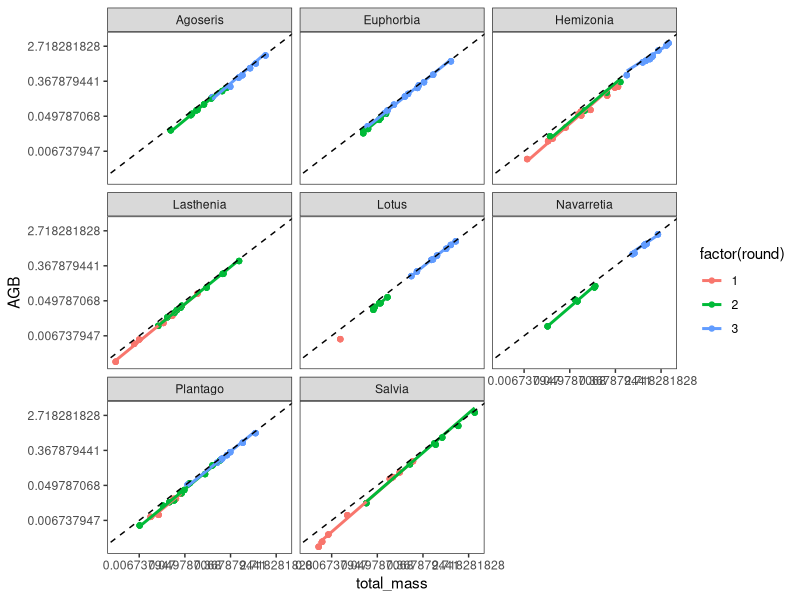

The R script that drew this image: (Note: this script raises an error after producing the figure.)
setwd('~/Dropbox/2017-traits/Allocation_Data/')

rm(list = ls())

library(dplyr)
library(tidyr)
library(ggplot2)

my_cols <- c('#a6cee3','#1f78b4','#b2df8a','#33a02c')
  
ids <- read.csv('allocation_early_id_2017-02-24.csv')

r1 <- read.csv('allocation_early_2017-03-01.csv')
r2 <- read.csv('allocation_mid.csv')
r3 <- read.csv('allocation_late.csv')
r3_id <- read.csv('allocation_late_size.csv')

r1 <- r1 %>% left_join(ids, by = c('round', 'plant_id') )
r3 <- left_join(r3, r3_id, by = c('round', 'species', 'plant_id'))

df <- bind_rows(r1, r2, r3)

df$sample_date <- factor(df$round, labels = c('early', 'mid', 'late'))

df$species <- factor( df$species, labels = c('Agoseris', 'Euphorbia', 'Hemizonia', 'Lasthenia', 'Lotus', 'Navarretia', 'Plantago' , 'Salvia'))

df <- 
  df %>% 
  spread( tissue, weight ) %>% 
  mutate( f = ifelse(is.na(f), 0, f ),
          s = ifelse(is.na(s), 0, s), 
          r = ifelse(is.na(r), 0, r), 
          `tap root` = ifelse(is.na(`tap root`), 0, `tap root`), 
          `small root` = ifelse(is.na(`small root`), 0, `small root`),           
          r = ifelse( r == 0, `tap root` + `small root`,  r), 
          total_mass = f + l + s + r, 
          AGB = f + l + s, 
          f_frac = f/total_mass, 
          l_frac = l/total_mass, 
          r_frac = r/total_mass, 
          s_frac = s/total_mass, 
          AGBfrac = AGB/total_mass) %>% 
  filter( l_frac > 0 , r_frac > 0 ) 

df1 <- 
  df %>% 
  gather( tissue, fraction, l_frac, r_frac, s_frac, f_frac) %>% 
  mutate( fraction = ifelse(fraction == 0, NA, fraction))

df1$tissue <- factor( df1$tissue , labels = c('flower/fruit', 'leaf', 'root', 'stem'))


p1 <- ggplot( df1, aes( x = total_mass, y = fraction, shape = sample_date, color = tissue, group = tissue) ) + 
  geom_point() + 
  geom_smooth(method = 'lm', se = F,formula =  y ~ log(x)) + 
  facet_wrap(~species) + 
  scale_color_manual(values = my_cols) + 
  ylab('fraction of total biomass')  + 
  theme_bw() + theme(panel.grid = element_blank())

p2 <- ggplot( df1, aes( x = log(total_mass), y = fraction, shape = sample_date, color = tissue, group = tissue) ) + 
  geom_point() + 
  geom_smooth(method = 'lm', se = F) + 
  ylab('fraction of total biomass') + 
  facet_wrap(~species) + 
  scale_color_manual(values = my_cols) + 
  theme_bw() + theme(panel.grid = element_blank())

df2 <- 
  df %>% 
  mutate( `leaf to root ratio` = l/r)

p3 <- ggplot( df2, aes( x = log(total_mass), y = `leaf to root ratio`, color = sample_date, group = sample_date) ) + 
  geom_point() + 
  geom_smooth(method = 'lm', se = F) + 
  facet_wrap(~species) + 
  scale_color_manual(values = my_cols) + 
  theme_bw() + theme(panel.grid = element_blank())

models <- df1 %>% group_by(species, round) %>% do( slope = coefficients(lm(data = . , formula = AGB ~ - 1 + total_mass)))
names( models$slope) <- paste(models$species, models$round)

cbind( models$slope )

m1 <- lm(data = df1, AGB ~ - 1 + total_mass)

m1$coefficients

ggplot(df1, aes( x = total_mass, y = AGB, group = round, color = factor(round))) + 
  geom_point() + 
  facet_wrap(~species) + 
  theme_bw() + 
  theme(panel.grid = element_blank()) + 
  geom_smooth(se = F, formula = 'y ~ - 1 +   x ', method = 'lm') + 
  geom_abline(intercept = 0, slope = 1, linetype = 2) + 
  scale_x_continuous(trans = 'log' ) + 
  scale_y_continuous(trans = 'log')



pdf( file = 'temp/allocation_fig.pdf' )
print(p2)
print(p3)
dev.off()

